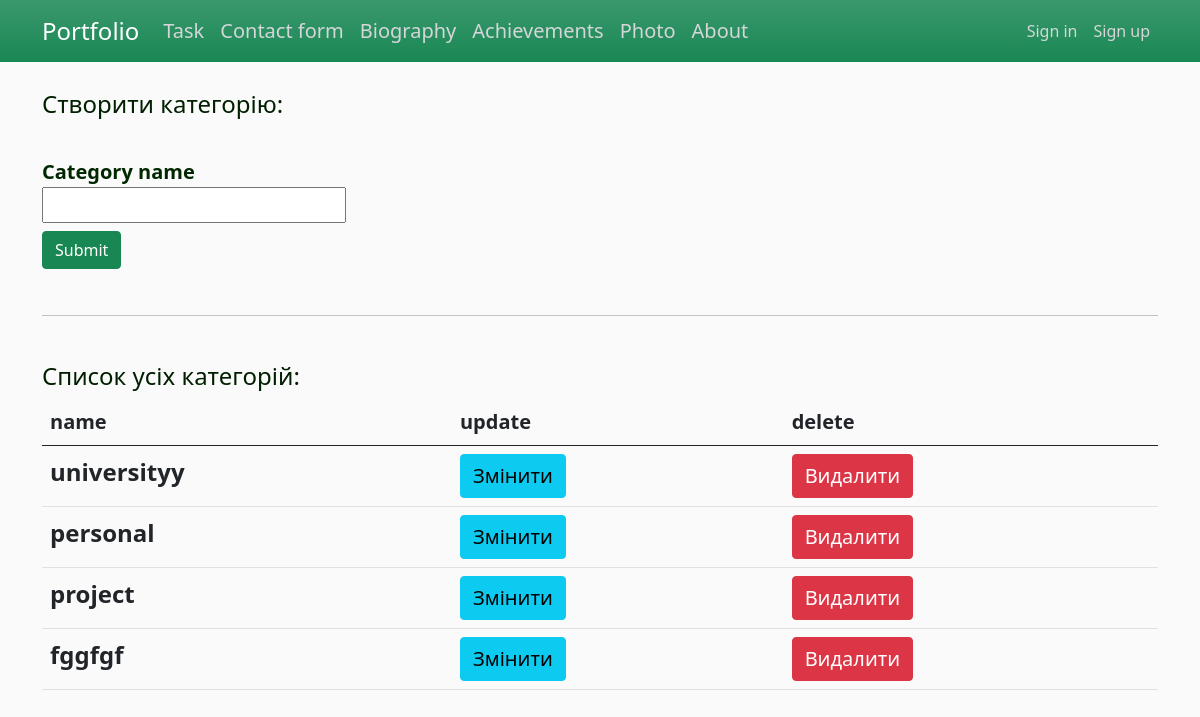
Page /tsk/category on the earlier database version.
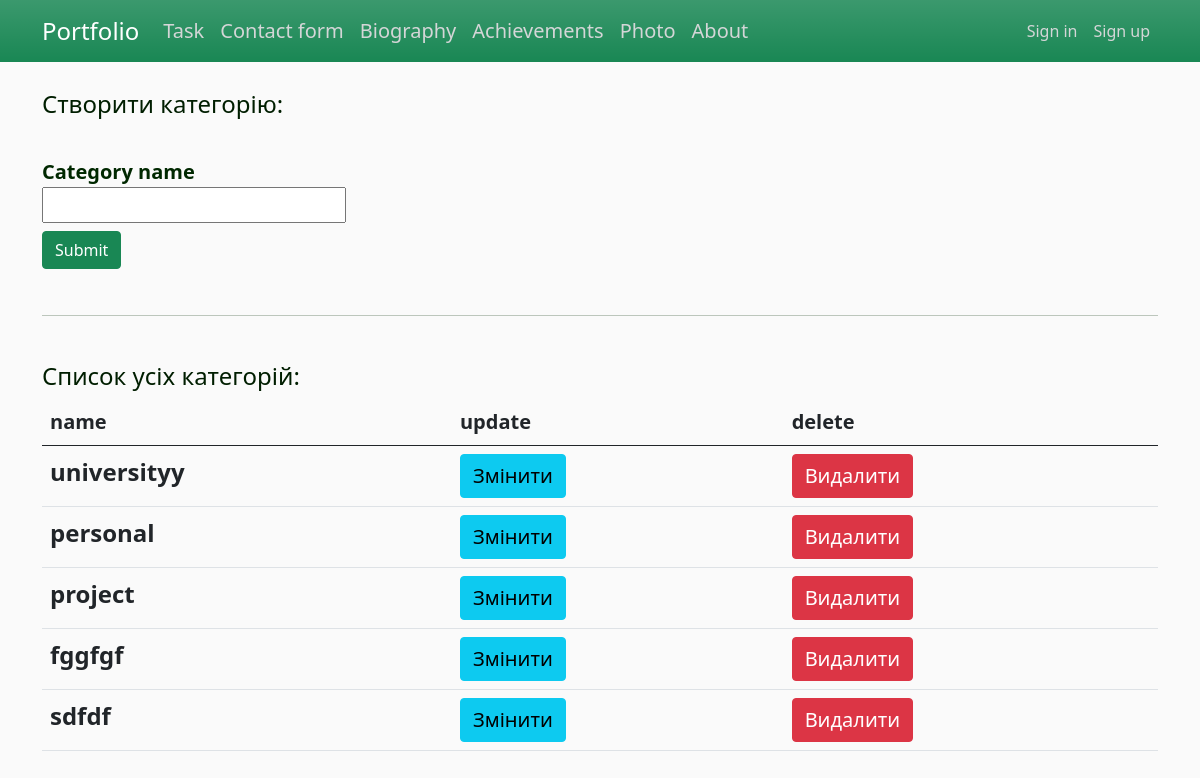
Same page on the later database version.
### app/task/models.py (models this page shows, shortened)
class Category(db.Model):
    id = db.Column(db.Integer, primary_key=True)
    name = db.Column(db.String(255), nullable=False, unique=True)
    tasks = db.relationship('Task', backref='categor', lazy='dynamic')

### app/task/views.py (the view, shortened to what this page needs)
@task_bp.route("/category", methods=['POST', 'GET'])
def category():
    print("category")
    all_categories = Category.query.all()
    form = CategoryForm()
    return render_template('category.html', title='Категорії', form=form, all_categories=all_categories)

### app/task/forms.py
class CategoryForm(FlaskForm):
    name = StringField('Category name', validators=[DataRequired()])
    submit = SubmitField('Submit')

### app/task/templates/task/category.html (shortened to what this page needs)
{% extends "layout.html" %}
{% block content %}
    {% from "_render_field.html" import render_field %}
    <h4>Cтворити категорію:</h4>
    <br>
    <form action="{{ url_for('task_bp_in.category') }}" method="POST">
        {{ render_field(form.name) }}
        {{ form.submit(class="btn btn-success") }}
    </form>
    <br><hr><br>
    <h4>Cписок усіх категорій:</h4>
    <table class="table table-hover">
      <thead>
        <tr>
          <th scope="col">name</th>
          <th scope="col">update</th>
          <th scope="col">delete</th>
        </tr>
      </thead>
      <tbody>
        {% for categ in all_categories %}
            <tr>
                <th> <b class="fs-4">{{ categ.name }}</b> </th>
                <td> <a href="{{url_for('task_bp_in.category_update', id=categ.id)}}" class="btn btn-info fs-5"> Змінити </a> </td>
                <td> <a href="{{url_for('task_bp_in.category_delete', id=categ.id)}}" class="btn btn-danger fs-5"> Видалити </a> </td>
            </tr>
        {% endfor %}
      </tbody>
    </table>
{% endblock content %}

Differences in the rows shown:
added Category: name "sdfdf"
